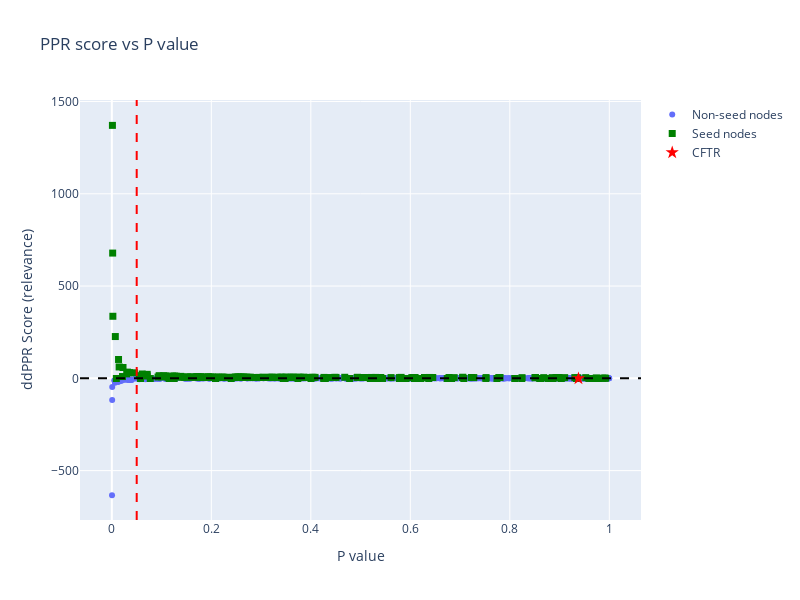

The cell this chart's notebook holds for it:
### Markdown cell above
#### Statistical Summary

### Code cell
fig = go.Figure(data=go.Scatter(x=wt_df_ddppr.loc[wt_df_ddppr["Is seed"]=="Nonseed"]["P_value_2t"],
                                y=wt_df_ddppr.loc[wt_df_ddppr["Is seed"]=="Nonseed"]["ddPPR"],
                                mode='markers',
                                hovertext=wt_df_ddppr.loc[wt_df_ddppr["Is seed"]=="Nonseed"]["Gene Name"],
                                name="Non-seed nodes"))

fig.update_layout(title='PPR score vs P value',
    yaxis_title='ddPPR Score (relevance)',
    xaxis_title='P value',
    width=800,  # Width in pixels
    height=600  # Height in pixels
)

fig.add_trace(go.Scatter(
    x=wt_df_ddppr.loc[~(wt_df_ddppr["Is seed"]=="Nonseed") & (~wt_df_ddppr["UniprotID"].isin([cftr]))]["P_value_2t"],
    y=wt_df_ddppr.loc[~(wt_df_ddppr["Is seed"]=="Nonseed") & (~wt_df_ddppr["UniprotID"].isin([cftr]))]["ddPPR"],
    mode='markers',
    name='Seed nodes',
    marker=dict(color='green', size=7, symbol='square'),
    hovertext=wt_df_ddppr.loc[~(wt_df_ddppr["Is seed"]=="Nonseed") & (~wt_df_ddppr["UniprotID"].isin([cftr]))]["Gene Name"]
))

fig.add_trace(go.Scatter(
    x=wt_df_ddppr.loc[wt_df_ddppr["UniprotID"] == cftr]["P_value_2t"],
    y=wt_df_ddppr.loc[wt_df_ddppr["UniprotID"] == cftr]["ddPPR"],
    mode='markers',
    name='CFTR',
    marker=dict(color='red', size=10, symbol='star'),
    hovertext=wt_df_ddppr.loc[wt_df_ddppr["UniprotID"] == cftr]["Gene Name"].values[0]
))

fig.add_shape(
    type='line',
    x0=0.05, x1=0.05,
    y0=0, y1=1,  # In yref="paper", 0–1 spans the full y-axis height
    line=dict(color='Red', dash='dash'),
    xref='x',
    yref='paper'
)

fig.add_shape(
    type='line',
    x0=0.0, x1=1,
    y0=0, y1=0,  # In yref="paper", 0–1 spans the full y-axis height
    line=dict(color='Black', dash='dash'),
    xref='paper',
    yref='y'
)

fig.show()

### Figure 1 — Plotly figure (JSON) as saved in the notebook; plotly's stock layout.template omitted (floating-point values rounded to 4 significant figures; data arrays with more than 128 entries replaced by an {"elided": "..."} marker saying what was removed)
{"data": [{"hovertext": {"elided": "813 str values"}, "mode": "markers", "name": "Non-seed nodes", "type": "scatter", "x": {"elided": "813 float values"}, "y": {"elided": "813 float values"}}, {"hovertext": {"elided": "219 str values"}, "marker": {"color": "green", "size": 7, "symbol": "square"}, "mode": "markers", "name": "Seed nodes", "type": "scatter", "x": {"elided": "219 float values"}, "y": {"elided": "219 float values"}}, {"hovertext": "CFTR", "marker": {"color": "red", "size": 10, "symbol": "star"}, "mode": "markers", "name": "CFTR", "type": "scatter", "x": [0.938], "y": [-0.7368]}], "layout": {"height": 600, "shapes": [{"line": {"color": "Red", "dash": "dash"}, "type": "line", "x0": 0.05, "x1": 0.05, "xref": "x", "y0": 0, "y1": 1, "yref": "paper"}, {"line": {"color": "Black", "dash": "dash"}, "type": "line", "x0": 0, "x1": 1, "xref": "paper", "y0": 0, "y1": 0, "yref": "y"}], "title": {"text": "PPR score vs P value"}, "width": 800, "xaxis": {"title": {"text": "P value"}}, "yaxis": {"title": {"text": "ddPPR Score (relevance)"}}}}
